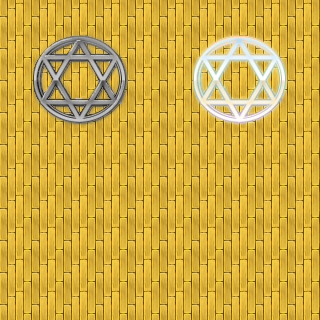

This is a level from a 2D game, rendered from its Tiled map with the project's own tilesets. A one-line summary and the map file follow, with tile-layer data summarised:
An orthogonal 10x10 tile map with 32x32 px tiles, 2 tile layers (bottom, object), 2 tilesets and 3 objects (playerSpawnPoint, city_dim, city_dawn).

<map version="1.0" orientation="orthogonal" renderorder="right-down" width="10" height="10" tilewidth="32" tileheight="32" backgroundcolor="#808080" nextobjectid="27">
 <properties>
  <property name="triggerPlotId" value="1" />
 </properties>
 <tileset firstgid="1" name="Dungeon_C" tilewidth="32" tileheight="32">
  <image source="Dungeon_C.png" width="512" height="512" />
 </tileset>
 <tileset firstgid="257" name="Inside_A2" tilewidth="32" tileheight="32">
  <image source="Inside_A2.png" width="512" height="384" />
 </tileset>
 <layer name="bottom" width="10" height="10">
  <data>[100 cells, 100 non-empty, 6 distinct tile ids]</data>
 </layer>
 <layer name="object" width="10" height="10">
  <data>[100 cells, 18 non-empty, 18 distinct tile ids]</data>
 </layer>
 <objectgroup name="players">
  <object id="13" name="playerSpawnPoint" x="156.167" y="229.167">
   <ellipse />
  </object>
 </objectgroup>
 <objectgroup name="inspect">
  <object id="21" name="city_dim" x="33.3333" y="35.6667" width="93.3333" height="88.3333">
   <properties>
    <property name="isBlock" value="true" />
    <property name="to" value="city_dim" />
    <property name="type" value="teleport" />
   </properties>
  </object>
  <object id="22" name="city_dawn" x="192" y="35" width="94.5" height="88.5">
   <properties>
    <property name="isBlock" value="true" />
    <property name="to" value="city_dawn" />
    <property name="type" value="teleport" />
   </properties>
  </object>
 </objectgroup>
</map>
